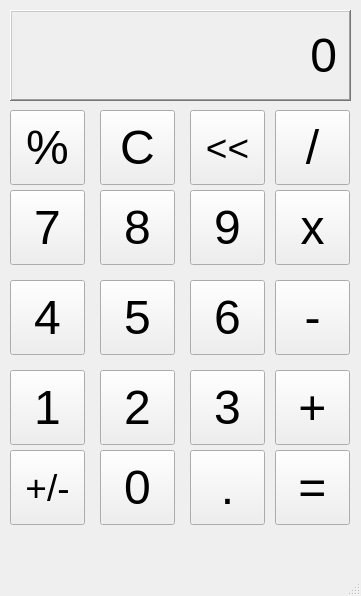
<?xml version="1.0" encoding="UTF-8"?>
<ui version="4.0">
 <class>MainWindow</class>
 <widget class="QMainWindow" name="MainWindow">
  <property name="geometry">
   <rect>
    <x>0</x>
    <y>0</y>
    <width>361</width>
    <height>596</height>
   </rect>
  </property>
  <property name="windowTitle">
   <string>Calculator</string>
  </property>
  <widget class="QWidget" name="centralwidget">
   <widget class="QLabel" name="label">
    <property name="geometry">
     <rect>
      <x>10</x>
      <y>10</y>
      <width>341</width>
      <height>91</height>
     </rect>
    </property>
    <property name="font">
     <font>
      <pointsize>36</pointsize>
     </font>
    </property>
    <property name="frameShape">
     <enum>QFrame::WinPanel</enum>
    </property>
    <property name="frameShadow">
     <enum>QFrame::Raised</enum>
    </property>
    <property name="lineWidth">
     <number>10</number>
    </property>
    <property name="text">
     <string>0</string>
    </property>
    <property name="alignment">
     <set>Qt::AlignRight|Qt::AlignTrailing|Qt::AlignVCenter</set>
    </property>
    <property name="margin">
     <number>10</number>
    </property>
   </widget>
   <widget class="QPushButton" name="percentButton">
    <property name="geometry">
     <rect>
      <x>10</x>
      <y>110</y>
      <width>75</width>
      <height>75</height>
     </rect>
    </property>
    <property name="font">
     <font>
      <pointsize>36</pointsize>
     </font>
    </property>
    <property name="text">
     <string>%</string>
    </property>
   </widget>
   <widget class="QPushButton" name="cButton">
    <property name="geometry">
     <rect>
      <x>100</x>
      <y>110</y>
      <width>75</width>
      <height>75</height>
     </rect>
    </property>
    <property name="font">
     <font>
      <pointsize>36</pointsize>
     </font>
    </property>
    <property name="text">
     <string>C</string>
    </property>
   </widget>
   <widget class="QPushButton" name="arrowButton">
    <property name="geometry">
     <rect>
      <x>190</x>
      <y>110</y>
      <width>75</width>
      <height>75</height>
     </rect>
    </property>
    <property name="font">
     <font>
      <pointsize>28</pointsize>
     </font>
    </property>
    <property name="text">
     <string>&lt;&lt;</string>
    </property>
   </widget>
   <widget class="QPushButton" name="divideButton">
    <property name="geometry">
     <rect>
      <x>275</x>
      <y>110</y>
      <width>75</width>
      <height>75</height>
     </rect>
    </property>
    <property name="font">
     <font>
      <pointsize>36</pointsize>
     </font>
    </property>
    <property name="text">
     <string>/</string>
    </property>
   </widget>
   <widget class="QPushButton" name="nineButton">
    <property name="geometry">
     <rect>
      <x>190</x>
      <y>190</y>
      <width>75</width>
      <height>75</height>
     </rect>
    </property>
    <property name="font">
     <font>
      <pointsize>36</pointsize>
     </font>
    </property>
    <property name="text">
     <string>9</string>
    </property>
   </widget>
   <widget class="QPushButton" name="multipyButton">
    <property name="geometry">
     <rect>
      <x>275</x>
      <y>190</y>
      <width>75</width>
      <height>75</height>
     </rect>
    </property>
    <property name="font">
     <font>
      <pointsize>36</pointsize>
     </font>
    </property>
    <property name="text">
     <string>x</string>
    </property>
   </widget>
   <widget class="QPushButton" name="sevenButton">
    <property name="geometry">
     <rect>
      <x>10</x>
      <y>190</y>
      <width>75</width>
      <height>75</height>
     </rect>
    </property>
    <property name="font">
     <font>
      <pointsize>36</pointsize>
     </font>
    </property>
    <property name="text">
     <string>7</string>
    </property>
   </widget>
   <widget class="QPushButton" name="eightButton">
    <property name="geometry">
     <rect>
      <x>100</x>
      <y>190</y>
      <width>75</width>
      <height>75</height>
     </rect>
    </property>
    <property name="font">
     <font>
      <pointsize>36</pointsize>
     </font>
    </property>
    <property name="text">
     <string>8</string>
    </property>
   </widget>
   <widget class="QPushButton" name="fiveButton">
    <property name="geometry">
     <rect>
      <x>100</x>
      <y>280</y>
      <width>75</width>
      <height>75</height>
     </rect>
    </property>
    <property name="font">
     <font>
      <pointsize>36</pointsize>
     </font>
    </property>
    <property name="text">
     <string>5</string>
    </property>
   </widget>
   <widget class="QPushButton" name="minusButton">
    <property name="geometry">
     <rect>
      <x>275</x>
      <y>280</y>
      <width>75</width>
      <height>75</height>
     </rect>
    </property>
    <property name="font">
     <font>
      <pointsize>36</pointsize>
     </font>
    </property>
    <property name="text">
     <string>-</string>
    </property>
   </widget>
   <widget class="QPushButton" name="sixButton">
    <property name="geometry">
     <rect>
      <x>190</x>
      <y>280</y>
      <width>75</width>
      <height>75</height>
     </rect>
    </property>
    <property name="font">
     <font>
      <pointsize>36</pointsize>
     </font>
    </property>
    <property name="text">
     <string>6</string>
    </property>
   </widget>
   <widget class="QPushButton" name="fourButton">
    <property name="geometry">
     <rect>
      <x>10</x>
      <y>280</y>
      <width>75</width>
      <height>75</height>
     </rect>
    </property>
    <property name="font">
     <font>
      <pointsize>36</pointsize>
     </font>
    </property>
    <property name="text">
     <string>4</string>
    </property>
   </widget>
   <widget class="QPushButton" name="oneButton">
    <property name="geometry">
     <rect>
      <x>10</x>
      <y>370</y>
      <width>75</width>
      <height>75</height>
     </rect>
    </property>
    <property name="font">
     <font>
      <pointsize>36</pointsize>
     </font>
    </property>
    <property name="text">
     <string>1</string>
    </property>
   </widget>
   <widget class="QPushButton" name="twoButton">
    <property name="geometry">
     <rect>
      <x>100</x>
      <y>370</y>
      <width>75</width>
      <height>75</height>
     </rect>
    </property>
    <property name="font">
     <font>
      <pointsize>36</pointsize>
     </font>
    </property>
    <property name="text">
     <string>2</string>
    </property>
   </widget>
   <widget class="QPushButton" name="threeButton">
    <property name="geometry">
     <rect>
      <x>190</x>
      <y>370</y>
      <width>75</width>
      <height>75</height>
     </rect>
    </property>
    <property name="font">
     <font>
      <pointsize>36</pointsize>
     </font>
    </property>
    <property name="text">
     <string>3</string>
    </property>
   </widget>
   <widget class="QPushButton" name="addButton">
    <property name="geometry">
     <rect>
      <x>275</x>
      <y>370</y>
      <width>75</width>
      <height>75</height>
     </rect>
    </property>
    <property name="font">
     <font>
      <pointsize>36</pointsize>
     </font>
    </property>
    <property name="text">
     <string>+</string>
    </property>
   </widget>
   <widget class="QPushButton" name="plusminusButton">
    <property name="geometry">
     <rect>
      <x>10</x>
      <y>450</y>
      <width>75</width>
      <height>75</height>
     </rect>
    </property>
    <property name="font">
     <font>
      <pointsize>28</pointsize>
     </font>
    </property>
    <property name="text">
     <string>+/-</string>
    </property>
   </widget>
   <widget class="QPushButton" name="zeroButton">
    <property name="geometry">
     <rect>
      <x>100</x>
      <y>450</y>
      <width>75</width>
      <height>75</height>
     </rect>
    </property>
    <property name="font">
     <font>
      <pointsize>36</pointsize>
     </font>
    </property>
    <property name="text">
     <string>0</string>
    </property>
   </widget>
   <widget class="QPushButton" name="decimalButton">
    <property name="geometry">
     <rect>
      <x>190</x>
      <y>450</y>
      <width>75</width>
      <height>75</height>
     </rect>
    </property>
    <property name="font">
     <font>
      <pointsize>36</pointsize>
     </font>
    </property>
    <property name="text">
     <string>.</string>
    </property>
   </widget>
   <widget class="QPushButton" name="equalButton">
    <property name="geometry">
     <rect>
      <x>275</x>
      <y>450</y>
      <width>75</width>
      <height>75</height>
     </rect>
    </property>
    <property name="font">
     <font>
      <pointsize>36</pointsize>
     </font>
    </property>
    <property name="text">
     <string>=</string>
    </property>
   </widget>
  </widget>
  <widget class="QMenuBar" name="menubar">
   <property name="geometry">
    <rect>
     <x>0</x>
     <y>0</y>
     <width>361</width>
     <height>26</height>
    </rect>
   </property>
  </widget>
  <widget class="QStatusBar" name="statusbar"/>
 </widget>
 <resources/>
 <connections/>
</ui>
